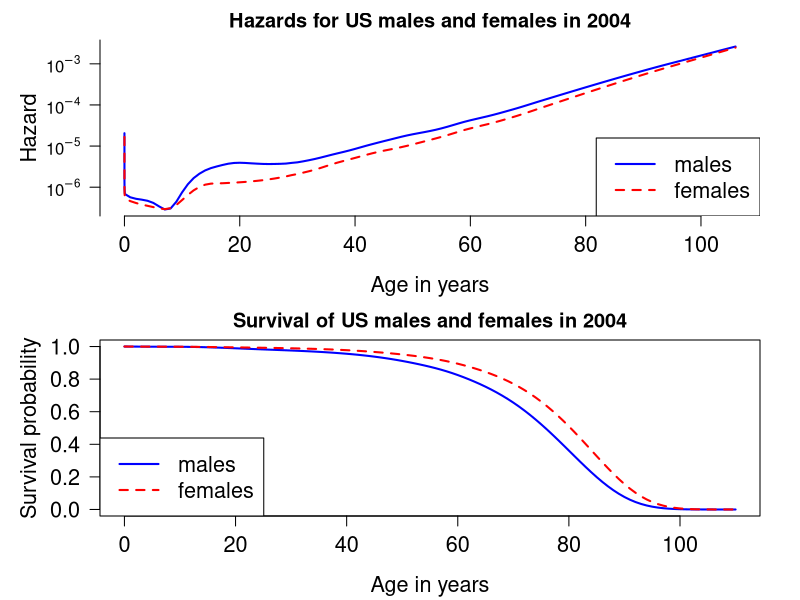
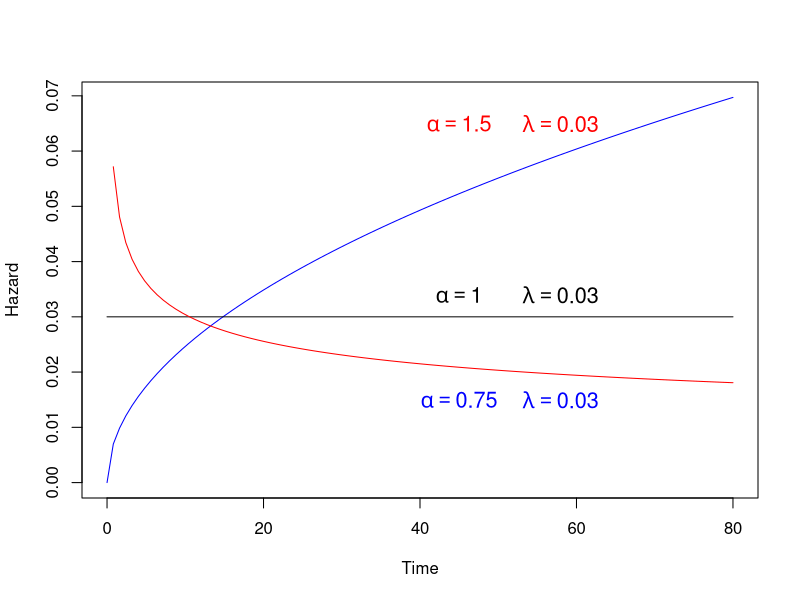
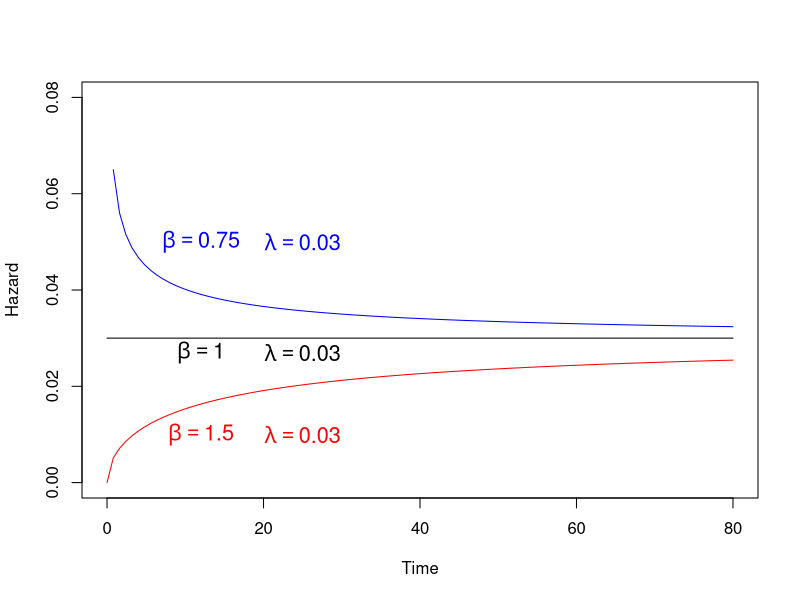

Generate these figures, in order, with R:
# # # # # # # # # # # # # # # # # # #
# Applied Survival Analysis Using R
# Dirk F. Moore
# Springer (2016)
# # # # # # # # # # # # # # # # # # #

# code for Chapter 2

library(survival)
tm <- c(0, # birth
   1/365, # first day of life
   7/365, # seventh day of life
   28/365, # fourth week of life
   1:110) # subsequent years
tm

str(survexp.us)

(hazMale <- as.numeric(survexp.us[,"male","2004"])) # 2004 males
(hazFemale <- as.numeric(survexp.us[,"female","2004"])) # 2004 females
(tm.diff <- diff(tm))
survMale <- exp(-cumsum(hazMale*tm.diff)*365.24)
survFemale <- exp(-cumsum(hazFemale*tm.diff)*365.24)

# Figure 2.1.2 log hazard and survival for US males and females in 2004
par(mfrow=c(2,1),    # two rows and one column of plots
    mar=c(4.2,5,2,2))  # set margins for the lower, left, top, and righ of each plot

logHazMale <- log(hazMale)
logHazFemale <- log(hazFemale)    

plot(logHazMale ~ tm[1:110], type="l",
     xlab="Age in years",           # x axis label
     ylab="Hazard",col="blue",      # y azis label
     lwd=2,                         # double line width
     las=1,                         # make y axis labels perpendicular to axis
     axes=F, cex.lab=1.3, cex.axis=1.3)     # make blue line solid
lines(logHazFemale ~ tm[1:110],type="l", 
      col="red",lwd=2, lty=2)   # add a red dashed line to the plot

yyLabs <- c(1e-07, 1e-06, 1e-05, 1e-04, 1e-03, 1e-02)
yyLabsLog <- log(yyLabs)
axis(2, at=yyLabsLog, labels=c(expression(10^-7), expression(10^-6), 
  expression(10^-5), expression(10^-4), expression(10^-3), expression(10^-2)), las=1)  
axis(1, cex.axis=1.3)   
legend("bottomright", legend=c("males","females"),
       lty=c(1,2), col=c("blue","red"), lwd=2, cex=1.3)
title("Hazards for US males and females in 2004")

tm.diff <- diff(tm)         # same length as "tm"
survMale <- exp(-cumsum(hazMale*tm.diff)*365.24)         # survival probs for males
survFemale <- exp(-cumsum(hazFemale*tm.diff)*365.24)     # survival probs for females
#windows(width=7,height=5)
plot(survMale ~ tm[-1],type="l",          # lower case "L" indicates line plot
     xlab="Age in years",             # x axis label
     ylab="Survival probability",     # y azis label
     col="blue",                      # line color
     lwd=2,                           # double line width
     las=1,                           # make y axis labels perpendicular to axis
     ylim=c(0,1), cex.lab=1.3, cex.axis=1.3)       # y axis limit ranges from 0 to 1

lines(survFemale ~ tm[-1], col="red", lwd=2, lty=2)    # add a red dashed line to the plot
legend("bottomleft", legend=c("males","females"),
       lty=c(1,2), col=c("blue","red"), lwd=2, cex=1.3)
title("Survival of US males and females in 2004")


# mean age of death for men and women
sum(survMale*tm.diff) # mean age of male death in 2004
sum(survFemale*tm.diff) # mean age of female death in 2004

# # # # #
# Figure 2.4.2 Weibull hazard functions
# # # # #

windows()
weibHaz <- {function(x, shape, scale) dweibull(x, shape=shape,
     scale=scale)/pweibull(x, shape=shape, scale=scale, lower.tail=F)}
curve(weibHaz(x, shape=1.5, scale=1/0.03), from=0, to=80, 
     ylab='Hazard', xlab='Time', col="blue")
curve(weibHaz(x, shape=1.0, scale=1/0.03), from=0, to=80, 
     ylab='Hazard', xlab='Time', add=T, col="black")
curve(weibHaz(x, shape=0.75, scale=1/0.03), from=0, to=80, 
     ylab='Hazard', xlab='Time', add=T, col="red")
text(45, 0.065, expression(alpha == 1.50), col="red", cex=1.3)
text(58, 0.065, expression(lambda==0.03), col="red", cex=1.3)
text(45, 0.015, expression(alpha == 0.75), col="blue", cex=1.3)
text(58, 0.015, expression(lambda==0.03), col="blue", cex=1.3)
text(45, 0.034, expression(alpha == 1.00), col="black", cex=1.3)
text(58, 0.034, expression(lambda==0.03), col="black", cex=1.3)

# # # # #
# Figure 2.4.3 Gamma hazard functions
# # # # #

windows()
gammaHaz <- {function(x, shape, scale) dgamma(x, shape=shape,
     scale=scale)/pgamma(x, shape=shape, scale=scale, lower.tail=F)}
curve(gammaHaz(x, shape=1.5, scale=1/0.03), from=0, to=80, 
     ylab='Hazard', xlab='Time', col="red", ylim=c(0,0.08) )
curve(gammaHaz(x, shape=0.75, scale=1/0.03), from=0, to=80, 
     ylab='Hazard', xlab='Time', col="blue", add=T )
curve(gammaHaz(x, shape=1.0, scale=1/0.03), from=0, to=80, 
     ylab='Hazard', xlab='Time', col="black", add=T )
text(12, 0.01, expression(beta == 1.50), col="red", cex=1.3)
text(25, 0.01, expression(lambda==0.03), col="red", cex=1.3)
text(12, 0.05, expression(beta == 0.75), col="blue", cex=1.3)
text(25, 0.05, expression(lambda==0.03), col="blue", cex=1.3)
text(12, 0.027, expression(beta == 1.00), col="black", cex=1.3)
text(25, 0.027, expression(lambda==0.03), col="black", cex=1.3)
